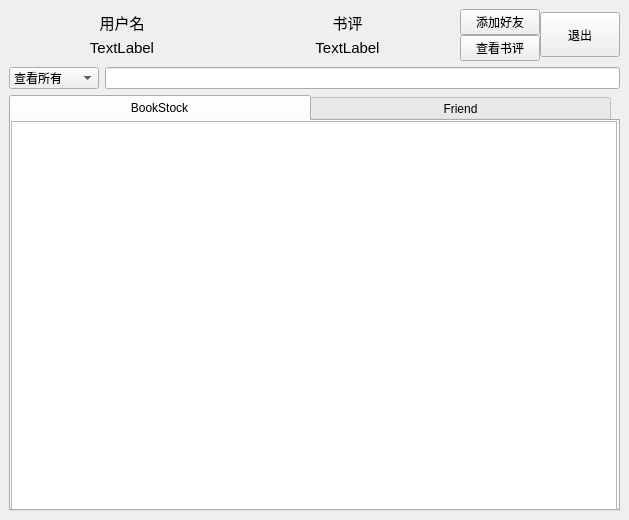
<?xml version="1.0" encoding="UTF-8"?>
<ui version="4.0">
 <class>UserWindow</class>
 <widget class="QMainWindow" name="UserWindow">
  <property name="windowModality">
   <enum>Qt::WindowModal</enum>
  </property>
  <property name="geometry">
   <rect>
    <x>0</x>
    <y>0</y>
    <width>629</width>
    <height>520</height>
   </rect>
  </property>
  <property name="minimumSize">
   <size>
    <width>500</width>
    <height>520</height>
   </size>
  </property>
  <property name="maximumSize">
   <size>
    <width>700</width>
    <height>520</height>
   </size>
  </property>
  <property name="windowTitle">
   <string>UserWindow</string>
  </property>
  <widget class="QWidget" name="centralwidget">
   <layout class="QVBoxLayout" name="verticalLayout">
    <item>
     <layout class="QHBoxLayout" name="horizontalLayout_2" stretch="100,0,1">
      <property name="spacing">
       <number>0</number>
      </property>
      <item>
       <layout class="QHBoxLayout" name="horizontalLayout">
        <property name="leftMargin">
         <number>0</number>
        </property>
        <property name="rightMargin">
         <number>0</number>
        </property>
        <property name="bottomMargin">
         <number>0</number>
        </property>
        <item>
         <layout class="QVBoxLayout" name="verticalLayout_userName">
          <item>
           <widget class="QLabel" name="label_userName">
            <property name="font">
             <font>
              <pointsize>11</pointsize>
             </font>
            </property>
            <property name="text">
             <string>用户名</string>
            </property>
            <property name="alignment">
             <set>Qt::AlignCenter</set>
            </property>
           </widget>
          </item>
          <item>
           <widget class="QLabel" name="label_userNameContent">
            <property name="font">
             <font>
              <pointsize>11</pointsize>
             </font>
            </property>
            <property name="text">
             <string>TextLabel</string>
            </property>
            <property name="alignment">
             <set>Qt::AlignCenter</set>
            </property>
           </widget>
          </item>
         </layout>
        </item>
        <item>
         <layout class="QVBoxLayout" name="verticalLayout_bookReview">
          <item>
           <widget class="QLabel" name="label_bookReview">
            <property name="font">
             <font>
              <pointsize>11</pointsize>
             </font>
            </property>
            <property name="layoutDirection">
             <enum>Qt::LeftToRight</enum>
            </property>
            <property name="text">
             <string>书评</string>
            </property>
            <property name="alignment">
             <set>Qt::AlignCenter</set>
            </property>
           </widget>
          </item>
          <item>
           <widget class="QLabel" name="label_bookReviewContent">
            <property name="font">
             <font>
              <pointsize>11</pointsize>
             </font>
            </property>
            <property name="text">
             <string>TextLabel</string>
            </property>
            <property name="alignment">
             <set>Qt::AlignCenter</set>
            </property>
           </widget>
          </item>
         </layout>
        </item>
       </layout>
      </item>
      <item>
       <layout class="QVBoxLayout" name="verticalLayout_2">
        <item>
         <widget class="QPushButton" name="pushButton_addFriend">
          <property name="sizePolicy">
           <sizepolicy hsizetype="Fixed" vsizetype="Fixed">
            <horstretch>0</horstretch>
            <verstretch>0</verstretch>
           </sizepolicy>
          </property>
          <property name="maximumSize">
           <size>
            <width>100</width>
            <height>16777215</height>
           </size>
          </property>
          <property name="text">
           <string>添加好友</string>
          </property>
         </widget>
        </item>
        <item>
         <widget class="QPushButton" name="pushButton_readMyReview">
          <property name="text">
           <string>查看书评</string>
          </property>
         </widget>
        </item>
       </layout>
      </item>
      <item>
       <layout class="QVBoxLayout" name="verticalLayout_4">
        <property name="spacing">
         <number>3</number>
        </property>
        <property name="sizeConstraint">
         <enum>QLayout::SetDefaultConstraint</enum>
        </property>
        <property name="leftMargin">
         <number>0</number>
        </property>
        <property name="rightMargin">
         <number>0</number>
        </property>
        <property name="bottomMargin">
         <number>0</number>
        </property>
        <item>
         <widget class="QPushButton" name="pushButton_quit">
          <property name="sizePolicy">
           <sizepolicy hsizetype="Fixed" vsizetype="Fixed">
            <horstretch>0</horstretch>
            <verstretch>0</verstretch>
           </sizepolicy>
          </property>
          <property name="maximumSize">
           <size>
            <width>100</width>
            <height>45</height>
           </size>
          </property>
          <property name="text">
           <string>退出</string>
          </property>
         </widget>
        </item>
       </layout>
      </item>
     </layout>
    </item>
    <item>
     <layout class="QHBoxLayout" name="horizontalLayout_3">
      <item>
       <widget class="QComboBox" name="comboBox_bookStatus">
        <item>
         <property name="text">
          <string>查看所有</string>
         </property>
        </item>
        <item>
         <property name="text">
          <string>查看未归还</string>
         </property>
        </item>
        <item>
         <property name="text">
          <string>借出</string>
         </property>
        </item>
        <item>
         <property name="text">
          <string>未借出</string>
         </property>
        </item>
       </widget>
      </item>
      <item>
       <widget class="QLineEdit" name="lineEdit_fliter"/>
      </item>
     </layout>
    </item>
    <item>
     <widget class="QTabWidget" name="tabWidget">
      <property name="toolTipDuration">
       <number>-1</number>
      </property>
      <property name="layoutDirection">
       <enum>Qt::LeftToRight</enum>
      </property>
      <property name="styleSheet">
       <string notr="true">QTabBar::tab{width:301}</string>
      </property>
      <property name="tabPosition">
       <enum>QTabWidget::North</enum>
      </property>
      <property name="tabShape">
       <enum>QTabWidget::Rounded</enum>
      </property>
      <property name="currentIndex">
       <number>0</number>
      </property>
      <property name="iconSize">
       <size>
        <width>16</width>
        <height>16</height>
       </size>
      </property>
      <property name="elideMode">
       <enum>Qt::ElideNone</enum>
      </property>
      <widget class="QWidget" name="tap_book">
       <property name="font">
        <font>
         <pointsize>11</pointsize>
         <weight>50</weight>
         <bold>false</bold>
        </font>
       </property>
       <attribute name="title">
        <string>BookStock</string>
       </attribute>
       <widget class="QTreeView" name="treeView_bookStock">
        <property name="geometry">
         <rect>
          <x>0</x>
          <y>0</y>
          <width>606</width>
          <height>394</height>
         </rect>
        </property>
       </widget>
      </widget>
      <widget class="QWidget" name="tap_friend">
       <attribute name="title">
        <string>Friend</string>
       </attribute>
       <widget class="QListView" name="listView_friend">
        <property name="geometry">
         <rect>
          <x>0</x>
          <y>0</y>
          <width>601</width>
          <height>401</height>
         </rect>
        </property>
        <property name="flow">
         <enum>QListView::TopToBottom</enum>
        </property>
       </widget>
      </widget>
     </widget>
    </item>
   </layout>
  </widget>
 </widget>
 <resources/>
 <connections/>
</ui>
